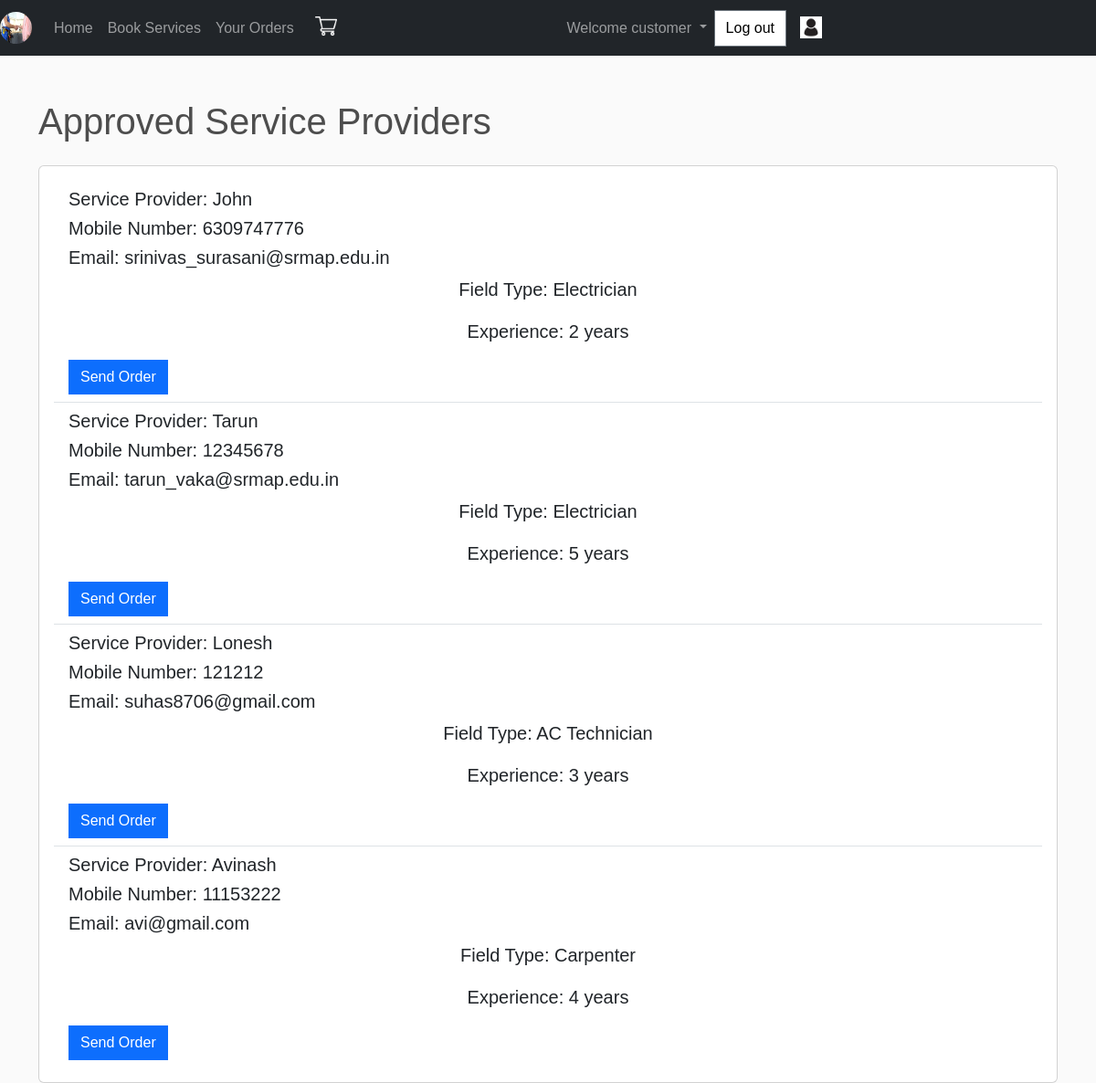
The page /approved_service_providers/7/ (signed in) on the database its author committed.
### SMSApp/models.py (models this page shows, shortened)
class Service(models.Model):
    c=[
        ('Electrician','Electrician'),
        ('AC Technician','AC Technician'),
        ('Carpenter','Carpenter'),
        ('None','None'),
    ]
    user=models.ForeignKey(User,on_delete=models.CASCADE)
    experience = models.PositiveIntegerField(default=0)
    field_type = models.CharField(choices=c,default='None',max_length=30)
    form = models.ImageField(blank=True)
    is_approved = models.BooleanField(default=False)

class User(AbstractUser):
    c=[
        ('customer','customer'),
        ('Service provider','Service provider'),
    ]
    mble = models.CharField(max_length=10,null=True,blank=True)
    role_type=models.CharField(choices=c,default='customer',max_length=30)

### SMSApp/views.py (the view)
# urls.py: path('approved_service_providers/<int:order_id>/',views.approved_service_providers,name="approvedproviders"),
def approved_service_providers(request,order_id):
    approved_service_providers = Service.objects.filter(is_approved=True)
    return render(request,'html/approvedusers.html',{'f':approved_service_providers})

### templates/html/approvedusers.html (shortened to what this page needs)
{% extends 'html/base.html' %}
{% load static %}
{% block content %}
<div class="container mt-5">
    <h1>Approved Service Providers</h1>
    <div class="card mt-4">
        <div class="card-body">
            {% if f %}
                <ul class="list-group list-group-flush">
                    {% for provider in f %}
                        <li class="list-group-item">
                            <h5 class="card-title">Service Provider: {{ provider.user.username }}</h5>
                            <h5 class="card-title">Mobile Number: {{ provider.user.mble }}</h5>
                            <h5 class="card-title">Email: {{ provider.user.email }}</h5>
                            <p class="card-text">Field Type: {{ provider.field_type }}</p>
                            <p class="card-text">Experience: {{ provider.experience }} years</p>
                            <button type="button" class="btn btn-primary" data-toggle="modal" data-target="#sendOrderModal{{ provider.id }}">
                                Send Order
                            </button>
                    {% endfor %}
                </ul>
            {% else %}
                <p>No approved service providers found.</p>
            {% endif %}
        </div>
    </div>
</div>
{% endblock %}

### templates/html/base.html (style rules this page uses)
* { margin: 0; padding: 0; font-family: sans-serif; scroll-behavior: smooth; }
.card-body p { font-size: 20px; text-align: center; }
body { background-color: hsl(0, 0%, 98%); }
h1,h2,h3,h4,h5,h6 { color:hsl(0, 0%, 30%); }
.btn { border-radius: 0; }

### rows shown on the page
Service: user.username "John", user.mble "6309747776", user.email "srinivas_surasani@srmap.edu.in", field_type "Electrician", experience "2"
Service: user.username "Tarun", user.mble "12345678", user.email "tarun_vaka@srmap.edu.in", field_type "Electrician", experience "5"
Service: user.username "Lonesh", user.mble "121212", user.email "suhas8706@gmail.com", field_type "AC Technician", experience "3"
Service: user.username "Avinash", user.mble "11153222", user.email "avi@gmail.com", field_type "Carpenter", experience "4"
